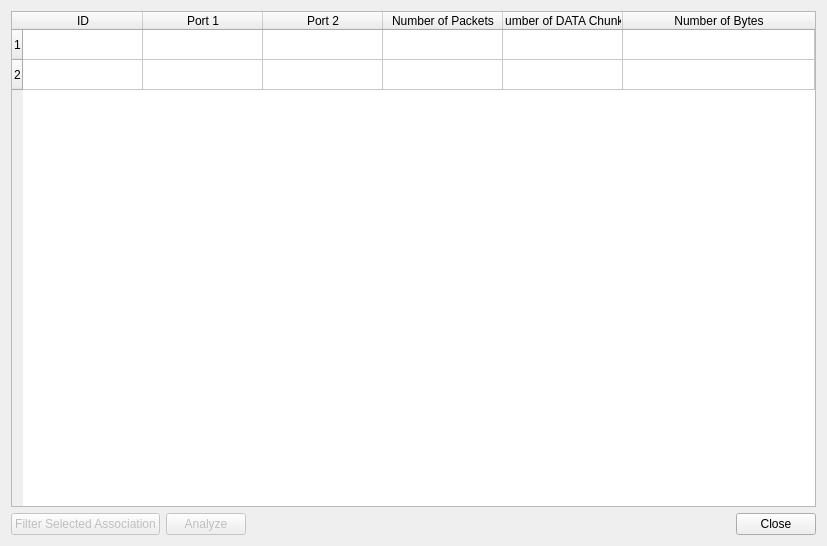
<?xml version="1.0" encoding="UTF-8"?>
<ui version="4.0">
 <class>SCTPAllAssocsDialog</class>
 <widget class="QDialog" name="SCTPAllAssocsDialog">
  <property name="geometry">
   <rect>
    <x>0</x>
    <y>0</y>
    <width>827</width>
    <height>546</height>
   </rect>
  </property>
  <property name="windowTitle">
   <string>Wireshark - SCTP Associations</string>
  </property>
  <layout class="QVBoxLayout" name="verticalLayout">
   <item>
    <widget class="QTableWidget" name="assocList">
     <property name="editTriggers">
      <set>QAbstractItemView::NoEditTriggers</set>
     </property>
     <property name="showDropIndicator" stdset="0">
      <bool>false</bool>
     </property>
     <property name="dragDropOverwriteMode">
      <bool>false</bool>
     </property>
     <property name="selectionMode">
      <enum>QAbstractItemView::SingleSelection</enum>
     </property>
     <property name="selectionBehavior">
      <enum>QAbstractItemView::SelectRows</enum>
     </property>
     <property name="sortingEnabled">
      <bool>true</bool>
     </property>
     <property name="wordWrap">
      <bool>false</bool>
     </property>
     <property name="rowCount">
      <number>2</number>
     </property>
     <property name="columnCount">
      <number>6</number>
     </property>
     <attribute name="horizontalHeaderMinimumSectionSize">
      <number>50</number>
     </attribute>
     <attribute name="horizontalHeaderDefaultSectionSize">
      <number>120</number>
     </attribute>
     <attribute name="horizontalHeaderStretchLastSection">
      <bool>true</bool>
     </attribute>
     <row/>
     <row/>
     <column>
      <property name="text">
       <string>ID</string>
      </property>
     </column>
     <column>
      <property name="text">
       <string>Port 1</string>
      </property>
     </column>
     <column>
      <property name="text">
       <string>Port 2</string>
      </property>
     </column>
     <column>
      <property name="text">
       <string>Number of Packets</string>
      </property>
     </column>
     <column>
      <property name="text">
       <string>Number of DATA Chunks</string>
      </property>
     </column>
     <column>
      <property name="text">
       <string>Number of Bytes</string>
      </property>
     </column>
    </widget>
   </item>
   <item>
    <layout class="QHBoxLayout" name="horizontalLayout"/>
   </item>
   <item>
    <layout class="QHBoxLayout" name="horizontalLayout_2">
     <item>
      <widget class="QPushButton" name="setFilterButton">
       <property name="enabled">
        <bool>false</bool>
       </property>
       <property name="focusPolicy">
        <enum>Qt::ClickFocus</enum>
       </property>
       <property name="text">
        <string>Filter Selected Association</string>
       </property>
      </widget>
     </item>
     <item>
      <widget class="QPushButton" name="analyseButton">
       <property name="enabled">
        <bool>false</bool>
       </property>
       <property name="focusPolicy">
        <enum>Qt::ClickFocus</enum>
       </property>
       <property name="text">
        <string>Analyze</string>
       </property>
      </widget>
     </item>
     <item>
      <spacer name="horizontalSpacer_2">
       <property name="orientation">
        <enum>Qt::Horizontal</enum>
       </property>
       <property name="sizeHint" stdset="0">
        <size>
         <width>10</width>
         <height>20</height>
        </size>
       </property>
      </spacer>
     </item>
     <item>
      <widget class="QDialogButtonBox" name="buttonBox">
       <property name="orientation">
        <enum>Qt::Horizontal</enum>
       </property>
       <property name="standardButtons">
        <set>QDialogButtonBox::Close</set>
       </property>
      </widget>
     </item>
    </layout>
   </item>
  </layout>
  <action name="actionReset">
   <property name="text">
    <string>Reset Graph</string>
   </property>
   <property name="toolTip">
    <string>Reset the graph to its initial state.</string>
   </property>
   <property name="shortcut">
    <string>0</string>
   </property>
  </action>
  <action name="actionZoomIn">
   <property name="text">
    <string>Zoom In</string>
   </property>
   <property name="toolTip">
    <string>Zoom In</string>
   </property>
   <property name="shortcut">
    <string>+</string>
   </property>
  </action>
  <action name="actionZoomOut">
   <property name="text">
    <string>Zoom Out</string>
   </property>
   <property name="toolTip">
    <string>Zoom Out</string>
   </property>
   <property name="shortcut">
    <string>-</string>
   </property>
  </action>
  <action name="actionMoveUp10">
   <property name="text">
    <string>Move Up 10 Pixels</string>
   </property>
   <property name="toolTip">
    <string>Move Up 10 Pixels</string>
   </property>
   <property name="shortcut">
    <string>Up</string>
   </property>
  </action>
  <action name="actionMoveLeft10">
   <property name="text">
    <string>Move Left 10 Pixels</string>
   </property>
   <property name="toolTip">
    <string>Move Left 10 Pixels</string>
   </property>
   <property name="shortcut">
    <string>Left</string>
   </property>
  </action>
  <action name="actionMoveRight10">
   <property name="text">
    <string>Move Right 10 Pixels</string>
   </property>
   <property name="toolTip">
    <string>Move Right 10 Pixels</string>
   </property>
   <property name="shortcut">
    <string>Right</string>
   </property>
  </action>
  <action name="actionMoveDown10">
   <property name="text">
    <string>Move Down 10 Pixels</string>
   </property>
   <property name="toolTip">
    <string>Move Down 10 Pixels</string>
   </property>
   <property name="shortcut">
    <string>Down</string>
   </property>
  </action>
  <action name="actionMoveUp1">
   <property name="text">
    <string>Move Up 1 Pixel</string>
   </property>
   <property name="toolTip">
    <string>Move Up 1 Pixel</string>
   </property>
   <property name="shortcut">
    <string>Shift+Up</string>
   </property>
  </action>
  <action name="actionMoveLeft1">
   <property name="text">
    <string>Move Left 1 Pixel</string>
   </property>
   <property name="toolTip">
    <string>Move Left 1 Pixel</string>
   </property>
   <property name="shortcut">
    <string>Shift+Left</string>
   </property>
  </action>
  <action name="actionMoveRight1">
   <property name="text">
    <string>Move Right 1 Pixel</string>
   </property>
   <property name="toolTip">
    <string>Move Right 1 Pixel</string>
   </property>
   <property name="shortcut">
    <string>Shift+Right</string>
   </property>
  </action>
  <action name="actionMoveDown1">
   <property name="text">
    <string>Move Down 1 Pixel</string>
   </property>
   <property name="toolTip">
    <string>Move Down 1 Pixel</string>
   </property>
   <property name="shortcut">
    <string>Shift+Down</string>
   </property>
  </action>
  <action name="actionNextStream">
   <property name="text">
    <string>Next Stream</string>
   </property>
   <property name="toolTip">
    <string>Go to the next stream in the capture</string>
   </property>
   <property name="shortcut">
    <string>PgUp</string>
   </property>
  </action>
  <action name="actionPreviousStream">
   <property name="text">
    <string>Previous Stream</string>
   </property>
   <property name="toolTip">
    <string>Go to the previous stream in the capture</string>
   </property>
   <property name="shortcut">
    <string>PgDown</string>
   </property>
  </action>
  <action name="actionSwitchDirection">
   <property name="text">
    <string>Switch Direction</string>
   </property>
   <property name="toolTip">
    <string>Switch direction (swap TCP endpoints)</string>
   </property>
   <property name="shortcut">
    <string>D</string>
   </property>
  </action>
  <action name="actionGoToPacket">
   <property name="text">
    <string>Go To Packet Under Cursor</string>
   </property>
   <property name="toolTip">
    <string>Go to packet currently under the cursor</string>
   </property>
   <property name="shortcut">
    <string>G</string>
   </property>
  </action>
  <action name="actionDragZoom">
   <property name="text">
    <string>Drag / Zoom</string>
   </property>
   <property name="toolTip">
    <string>Toggle mouse drag / zoom behavior</string>
   </property>
   <property name="shortcut">
    <string>Z</string>
   </property>
  </action>
  <action name="actionToggleSequenceNumbers">
   <property name="text">
    <string>Relative / Absolute Sequence Numbers</string>
   </property>
   <property name="toolTip">
    <string>Toggle relative / absolute sequence numbers</string>
   </property>
   <property name="shortcut">
    <string>S</string>
   </property>
  </action>
  <action name="actionToggleTimeOrigin">
   <property name="text">
    <string>Capture / Session Time Origin</string>
   </property>
   <property name="toolTip">
    <string>Toggle capture / session time origin</string>
   </property>
   <property name="shortcut">
    <string>T</string>
   </property>
  </action>
  <action name="actionCrosshairs">
   <property name="text">
    <string>Crosshairs</string>
   </property>
   <property name="toolTip">
    <string>Toggle crosshairs</string>
   </property>
   <property name="shortcut">
    <string>Space</string>
   </property>
  </action>
  <action name="actionRoundTripTime">
   <property name="text">
    <string>Round Trip Time</string>
   </property>
   <property name="toolTip">
    <string>Switch to the Round Trip Time graph</string>
   </property>
   <property name="shortcut">
    <string>1</string>
   </property>
  </action>
  <action name="actionThroughput">
   <property name="text">
    <string>Throughput</string>
   </property>
   <property name="toolTip">
    <string>Switch to the Throughput graph</string>
   </property>
   <property name="shortcut">
    <string>2</string>
   </property>
  </action>
  <action name="actionStevens">
   <property name="text">
    <string>Time / Sequence (Stevens)</string>
   </property>
   <property name="toolTip">
    <string>Switch to the Stevens-style Time / Sequence graph</string>
   </property>
   <property name="shortcut">
    <string>3</string>
   </property>
  </action>
  <action name="actionWindowScaling">
   <property name="text">
    <string>Window Scaling</string>
   </property>
   <property name="toolTip">
    <string>Switch to the Window Scaling graph</string>
   </property>
   <property name="shortcut">
    <string>6</string>
   </property>
  </action>
  <action name="actionTcptrace">
   <property name="text">
    <string>Time / Sequence (tcptrace)</string>
   </property>
   <property name="toolTip">
    <string>Switch to the tcptrace-style Time / Sequence graph</string>
   </property>
   <property name="shortcut">
    <string>4</string>
   </property>
  </action>
  <action name="actionTcpOverlapped">
   <property name="text">
    <string>Time / Sequence (overlapped)</string>
   </property>
   <property name="toolTip">
    <string>Switch to the tcpoverlapped-style Time / Sequence graph</string>
   </property>
   <property name="shortcut">
    <string>5</string>
   </property>
  </action>
 </widget>
 <resources/>
 <connections>
  <connection>
   <sender>buttonBox</sender>
   <signal>clicked(QAbstractButton*)</signal>
   <receiver>SCTPAllAssocsDialog</receiver>
   <slot>close()</slot>
   <hints>
    <hint type="sourcelabel">
     <x>644</x>
     <y>274</y>
    </hint>
    <hint type="destinationlabel">
     <x>659</x>
     <y>322</y>
    </hint>
   </hints>
  </connection>
 </connections>
</ui>
